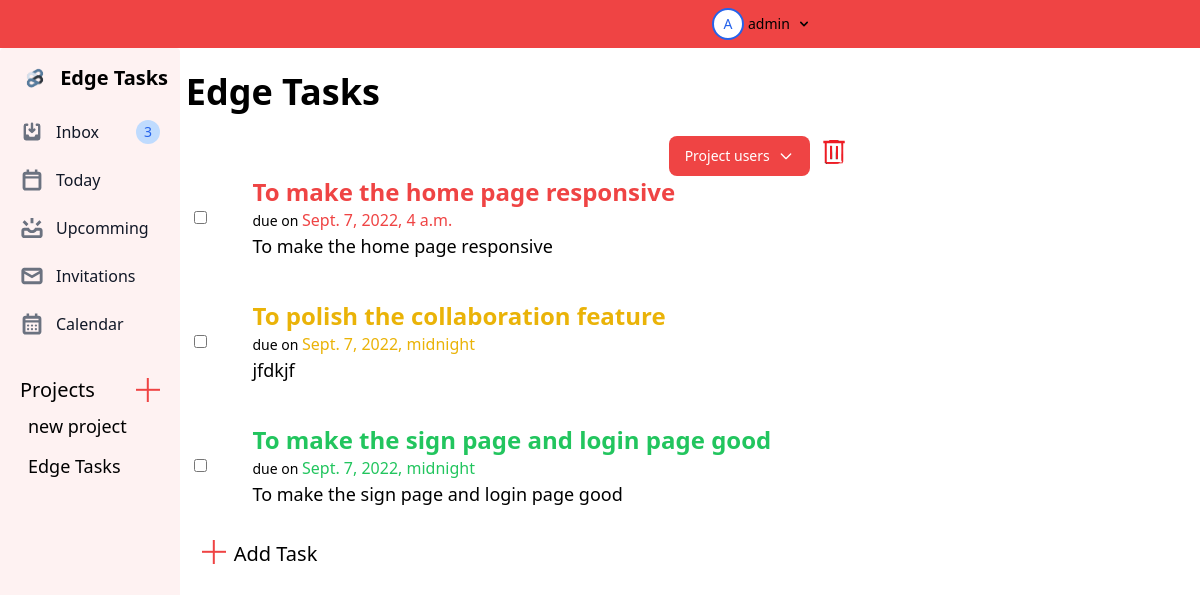
Screenshot of /projects/e6dc357b-04f8-4711-8cea-ab89ef363f40 (signed in) with the database file from the repository.
### main/models.py (models this page shows, shortened)
class Project(models.Model):
    author = models.ForeignKey(User, on_delete=models.CASCADE, null=True, blank=True)
    date_added = models.DateTimeField(auto_now_add=True)
    allowed_users = models.ManyToManyField(User, default=User, blank=True, related_name='allowed_project_users')
    title = models.CharField(max_length=63)
    slug = models.SlugField(unique=True, default=uuid.uuid4)

class ToDo(models.Model):
    title = models.CharField(max_length=63)
    description = models.TextField(max_length=255)
    date_added = models.DateTimeField(auto_now_add=True, null=True, blank=True)
    date_time = models.DateTimeField(null=True, blank=True)
    done = models.BooleanField(default=False)
    author = models.ForeignKey(User, default=User, on_delete=models.CASCADE, null=True)
    allowed_users = models.ManyToManyField(User, default=User, blank=True, related_name='allowed_users')
    priority_choices = [(1, "Priority 1"), (2, "Priority 2"), (3, "Priority 3"), (4, "Priority 4")]
    priority = models.CharField(max_length=1, choices=priority_choices, default=4)
    parent = models.ForeignKey('self', on_delete=models.CASCADE, default=None, null=True, blank=True)
    project = models.ForeignKey(Project, on_delete=models.CASCADE, null=True, blank=True)
    date_done = models.DateTimeField(default=None, null=True, blank=True)

### main/views.py (the view)
# urls.py: path('projects/<slug:slug>', project_view, name="project"),
def project_view(request, slug):
    project = Project.objects.filter(slug=slug).first()
    allowed_users = project.allowed_users.all()
    if request.user == project.author or request.user in allowed_users:
        aware_datetime = make_aware(datetime.datetime.now())
        todo = ToDo.objects.filter(project=project)
        counts, projects = get_sidebar_info(request)
        context = {"ToDo": todo, "heading": project.title, "counts": counts, "project": project, "projects": projects, "allowed_users": allowed_users, "is_project": True}
        return render(request, 'main/home.html', context)
    else:
        return redirect(reverse('home_page'))

### main/templates/main/home.html (shortened to what this page needs)
{% extends "./base.html" %}
{% load static %}
{% block task_area %}
    <div class="task-area">
        <br>
        <h2 class="text-4xl font-bold dark:text-white">{{ heading }}</h2>
        <br>
        {% if is_project %}
        <div class="h-8 max-w-2xl flex justify-end">
            <div class="flex flex-col items-center">
                <button id="dropdownUsersButton" data-dropdown-toggle="dropdownUsers" data-dropdown-placement="bottom" class="text-white bg-red-500 hover:bg-red-600 foc font-medium rounded-lg text-sm px-4 py-2.5 text-center inline-flex items-center dark:bg-blue-600 dark:hover:bg-blue-700 dark:focus:ring-blue-800" type="button">Project users <svg class="ml-2 w-4 h-4" aria-hidden="true" fill="none" stroke="currentColor" viewBox="0 0 24 24" xmlns="http://www.w3.org/2000/svg"><path stroke-linecap="round" stroke-linejoin="round" stroke-width="2" d="M19 9l-7 7-7-7"></path></svg></button>
            </div>
            {% if request.user == project.author %}
            <form action="{% url 'delete_project' %}" method="POST" id="deleteProject">
                <button type="submit" class="justify-self-end"><img src="{% static 'images/delete.png' %}" class="h-8 w-auto mx-2"></button>
            </form>
            {% else %}
            <form action="{% url 'leave_project_user' %}" method="POST" id="leaveProjectUser">
                {% csrf_token %}
                <input type="hidden" value="{{ project.id }}" name="project_id">
                <button type="submit" class="justify-self-end"><img src="{% static 'images/leave.png' %}" class="h-8 w-auto mx-2"></button>
            </form>
            {% endif %}
        </div>
        {% endif %}
        {% for todo in ToDo %}
        {% if todo.done == False %}
        <div data-id="{{ todo.id }}" data-task-priority="{{ todo.priority }}" class="todo-item border-2 w-full h-auto mb-6 flex p-2 rounded-lg background-transparent border-none">
            <div class="w-12 flex justify-items-center items-center">
                <form data-id="{{ todo.id }}" class="task-done-form">
                    <input name="task_checkbox" type="checkbox" class="task-checkbox">
                </form>
            </div>
            <div class="task-item-click w-87">
                <div class="task-title w-full font-semibold text-2xl priority-{{ todo.priority }}">{{ todo.title }}</div>
                <div class="font-light text-sm">due on <span class="task-date font-normal text-base priority-{{ todo.priority }}">{{ todo.date_time }}</span></div>
                <div class="w-full font-normal text-lg">{{ todo.description }}</div>
            </div>
        </div>
        {% endif %}
        {% endfor %}
        <button id="add-todo-button">
            <div class="flex align-middle text-xl ml-4">
                <div class="plus-parent translate-y-2 mr-2 z--10">
                    <div class="plus-child-horizontal"></div>
                    <div class="plus-child-vertical"></div>
                </div> Add Task
            </div>
        </button>
    </div>
</div>
{% endblock %}

### main/templates/main/base.html (shortened to what this page needs)
{% load static %}
<!DOCTYPE html>
<html lang="en">
<head>
    <link href="https://unpkg.com/tailwindcss@^2/dist/tailwind.min.css" rel="stylesheet">
    <link href="{% static 'css/style.css' %}" rel="stylesheet">
</head>
<body>
<div class="w-screen h-12 bg-red-500 sticky top-0 flex">
        <div id="hamburger" class="w-1/12 h-full flex justify-end items-center ml-2">
        </div>
        <div class="w-1/2 flex justify-center items-center">
        </div>
        <div class="w-1/4 relative top-1/2">
            <button id="dropdownAvatarNameButton" data-dropdown-toggle="dropdownAvatarName" class="z-30 opacity-100 absolute translate-y-half flex items-center text-sm font-medium text-black rounded-full hover:text-gray-800 dark:hover:text-blue-500 dark:text-white" type="button">
                <div class="inline-flex overflow-hidden relative justify-center items-center w-8 h-8 mx-1 bg-white rounded-full border-2 border-blue-600 dark:bg-gray-600">
                    <span class="font-medium text-blue-600 dark:text-blue-300">{{ request.user.username.0 | capfirst }}</span>
                </div>
                {{ request.user }}
                <svg class="w-4 h-4 mx-1.5" aria-hidden="true" fill="currentColor" viewBox="0 0 20 20" xmlns="http://www.w3.org/2000/svg"><path fill-rule="evenodd" d="M5.293 7.293a1 1 0 011.414 0L10 10.586l3.293-3.293a1 1 0 111.414 1.414l-4 4a1 1 0 01-1.414 0l-4-4a1 1 0 010-1.414z" clip-rule="evenodd"></path></svg>
            </button>
        </div>
</div>
<div class="flex">
    <aside id="sidebar" class="w-48" style="height: 100vh;" aria-label="Sidebar">
        <div class="overflow-y-hidden py-4 px-3 bg-red-50 rounded h-full navbar-block fixed">
            <a href="" class="flex items-center pl-2.5 mb-5">
               <img src="{% static 'images/logo.png' %}" class="mr-3 h-6 sm:h-7" alt="Edge Works Logo">
               <span class="self-center text-xl font-semibold whitespace-nowrap dark:text-white">Edge Tasks</span>
            </a>
            <ul class="space-y-2">
               <li>
                  <a href="{% url 'inbox' %}" class="flex items-center p-2 text-base font-normal text-gray-900 rounded-lg dark:text-white hover:bg-red-100 dark:hover:bg-gray-700">
                     <span class="flex-1 ml-3 whitespace-nowrap">Inbox</span>
                     {% if counts.inbox_count != 0 %}<span class="inline-flex justify-center items-center p-3 ml-3 w-3 h-3 text-sm font-medium text-blue-600 bg-blue-200 rounded-full dark:bg-blue-900 dark:text-blue-200">{{ counts.inbox_count }}</span>{% endif %}
                  </a>
               </li>
               <li>
                 <a href="{% url 'today' %}" class="flex items-center p-2 text-base font-normal text-gray-900 rounded-lg dark:text-white hover:bg-red-100 dark:hover:bg-gray-700">
                    <span class="flex-1 ml-3 whitespace-nowrap">Today</span>
                 </a>
              </li>
              <li>
                 <a href="{% url 'upcomming' %}" class="flex items-center p-2 text-base font-normal text-gray-900 rounded-lg dark:text-white hover:bg-red-100 dark:hover:bg-gray-700">
                    <span class="flex-1 ml-3 whitespace-nowrap">Upcomming</span>
                 </a>
              </li>
              <li>
                <a href="{% url 'invite' %}" class="flex items-center p-2 text-base font-normal text-gray-900 rounded-lg dark:text-white hover:bg-red-100 dark:hover:bg-gray-700">
                   <span class="flex-1 ml-3 whitespace-nowrap">Invitations</span>
                </a>
             </li>
             <li>
                <a href="{% url 'calendar' %}" class="flex items-center p-2 text-base font-normal text-gray-900 rounded-lg dark:text-white hover:bg-red-100 dark:hover:bg-gray-700">
                   <span class="flex-1 ml-3 whitespace-nowrap">Calendar</span>
                </a>
             </li>
            </ul>
            <br>
            <div class="flex items-center justify-between">
                <div class="p-2 text-xl font-medium dark:text-white">Projects</div>
                <div id="add-project-btn" class="plus-parent translate-y-2 mr-2">
                    <div class="plus-child-vertical"></div>
                </div>
            </div>
            <div class="">
                <ul class="space-y-2 h-1/2 overflow-y-auto">
                    {% for project in projects %}
                    <li class=" w-full hover:bg-red-100 rounded-lg h-8 text-base"><a href="{% url 'project' project.slug %}"><h6 class="pl-4 text-lg font-normal dark:text-white">{{ project.title }}</h6></a></li>
                    {% endfor %}
                </ul>
            </div>
        </div>
    </aside>
    <div class="w-full">
    {% block task_area %}
    {% endblock %}
    </div>
</body>
</html>

### static/css/style.css (style rules this page uses)
.w-12 { width: 6%; }
.w-87 { width: 94%; }
.priority-1 { color: rgb(239 68 68); }
.priority-2 { color: rgb(234 179 8); }
.priority-3 { color: rgb(34 197 94); }
.plus-parent { position: relative; width: 1.5rem; height: 1.5rem; background: transparent; display: inline-block; }
.plus-child-vertical { width: 10%; height: 100%; background: rgb(239 68 68); position: absolute; left: 50%; transform: translateX(-50%); }
.plus-child-horizontal { width: 100%; height: 10%; background: rgb(239 68 68); position: absolute; top: 50%; transform: translateY(-50%); }
.z--10 { z-index: -10 }
.translate-y-half { transform: translateY(-50%); }
.task-area { min-width: 100%; padding-left: 15px; padding-right: 15px; }
@media (min-width: 768px) { .task-area { max-width: 42rem; min-width: 36rem; margin-left: auto; margin-right: auto; } }
@media (min-width: 1024px) { .task-area { max-width: 64rem; min-width: 48rem; } }
@media (min-width: 1024px) { .navbar-block { display: block!important; } }

### rows the page displays
Project: title "new project"
Project: title "Edge Tasks"
ToDo: title "To make the home page responsive", date_time "Sept. 7, 2022, 4 a.m.", description "To make the home page responsive"
ToDo: title "To polish the collaboration feature", date_time "Sept. 7, 2022, midnight", description "jfdkjf"
ToDo: title "To make the sign page and login page good", date_time "Sept. 7, 2022, midnight", description "To make the sign page and login page good"

### other values shown
{{ request.user.username.0 | capfirst }} "A"
{{ request.user }} "admin"
{{ counts.inbox_count }} "3"
